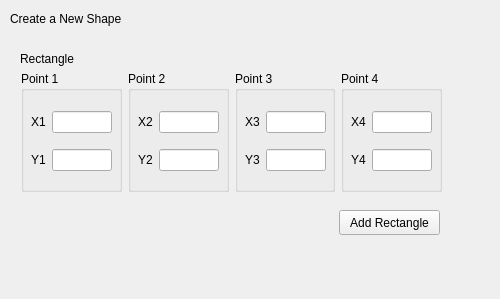
<?xml version="1.0" encoding="UTF-8"?>
<ui version="4.0">
 <class>NewShape</class>
 <widget class="QDialog" name="NewShape">
  <property name="geometry">
   <rect>
    <x>0</x>
    <y>0</y>
    <width>500</width>
    <height>299</height>
   </rect>
  </property>
  <property name="windowTitle">
   <string>Dialog</string>
  </property>
  <widget class="QLabel" name="label">
   <property name="geometry">
    <rect>
     <x>10</x>
     <y>10</y>
     <width>121</width>
     <height>17</height>
    </rect>
   </property>
   <property name="text">
    <string>Create a New Shape</string>
   </property>
  </widget>
  <widget class="QStackedWidget" name="stackedWidget">
   <property name="geometry">
    <rect>
     <x>10</x>
     <y>40</y>
     <width>481</width>
     <height>251</height>
    </rect>
   </property>
   <property name="currentIndex">
    <number>1</number>
   </property>
   <widget class="QWidget" name="pageLine">
    <widget class="QLabel" name="lineLabel">
     <property name="geometry">
      <rect>
       <x>10</x>
       <y>10</y>
       <width>54</width>
       <height>17</height>
      </rect>
     </property>
     <property name="text">
      <string>Line</string>
     </property>
    </widget>
    <widget class="QPushButton" name="addLine">
     <property name="geometry">
      <rect>
       <x>360</x>
       <y>190</y>
       <width>80</width>
       <height>25</height>
      </rect>
     </property>
     <property name="text">
      <string>Add Line</string>
     </property>
    </widget>
    <widget class="QWidget" name="layoutWidget">
     <property name="geometry">
      <rect>
       <x>10</x>
       <y>50</y>
       <width>451</width>
       <height>131</height>
      </rect>
     </property>
     <layout class="QHBoxLayout" name="shapeLocationLayout_line">
      <item>
       <widget class="QGroupBox" name="point1_line">
        <property name="title">
         <string>Point 1</string>
        </property>
        <widget class="QWidget" name="layoutWidget">
         <property name="geometry">
          <rect>
           <x>10</x>
           <y>30</y>
           <width>201</width>
           <height>81</height>
          </rect>
         </property>
         <layout class="QVBoxLayout" name="point1Layout_line">
          <item>
           <layout class="QHBoxLayout" name="x1Layout_line">
            <item>
             <widget class="QLabel" name="x1Label_line">
              <property name="text">
               <string>X1</string>
              </property>
             </widget>
            </item>
            <item>
             <widget class="QLineEdit" name="x1LineInput_line"/>
            </item>
           </layout>
          </item>
          <item>
           <layout class="QHBoxLayout" name="y1Layout_line">
            <item>
             <widget class="QLabel" name="y1Label_line">
              <property name="text">
               <string>Y1</string>
              </property>
             </widget>
            </item>
            <item>
             <widget class="QLineEdit" name="y1LineInput_line"/>
            </item>
           </layout>
          </item>
         </layout>
        </widget>
       </widget>
      </item>
      <item>
       <widget class="QGroupBox" name="point2_line">
        <property name="title">
         <string>Point 2</string>
        </property>
        <widget class="QWidget" name="layoutWidget">
         <property name="geometry">
          <rect>
           <x>10</x>
           <y>30</y>
           <width>201</width>
           <height>81</height>
          </rect>
         </property>
         <layout class="QVBoxLayout" name="point2Layout_line">
          <item>
           <layout class="QHBoxLayout" name="x2Layout_line">
            <item>
             <widget class="QLabel" name="x2Label_line">
              <property name="text">
               <string>X2</string>
              </property>
             </widget>
            </item>
            <item>
             <widget class="QLineEdit" name="x2LineInput_line"/>
            </item>
           </layout>
          </item>
          <item>
           <layout class="QHBoxLayout" name="y2Layout_line">
            <item>
             <widget class="QLabel" name="y2Label_line">
              <property name="text">
               <string>Y2</string>
              </property>
             </widget>
            </item>
            <item>
             <widget class="QLineEdit" name="y2LineInput_line"/>
            </item>
           </layout>
          </item>
         </layout>
        </widget>
        <zorder>layoutWidget</zorder>
        <zorder>point1_line</zorder>
       </widget>
      </item>
     </layout>
    </widget>
    <zorder>lineLabel</zorder>
    <zorder>addLine</zorder>
    <zorder>layoutWidget</zorder>
    <zorder>x1LineInput_line</zorder>
    <zorder>penColor</zorder>
    <zorder>penCap</zorder>
    <zorder>penStyle</zorder>
    <zorder>penJoin</zorder>
    <zorder>penWidth</zorder>
    <zorder>penWidthLabel</zorder>
   </widget>
   <widget class="QWidget" name="Rectangle">
    <widget class="QLabel" name="label_rect">
     <property name="geometry">
      <rect>
       <x>10</x>
       <y>10</y>
       <width>61</width>
       <height>17</height>
      </rect>
     </property>
     <property name="text">
      <string>Rectangle</string>
     </property>
    </widget>
    <widget class="QPushButton" name="addRectangle">
     <property name="geometry">
      <rect>
       <x>329</x>
       <y>170</y>
       <width>101</width>
       <height>25</height>
      </rect>
     </property>
     <property name="text">
      <string>Add Rectangle</string>
     </property>
    </widget>
    <widget class="QWidget" name="">
     <property name="geometry">
      <rect>
       <x>11</x>
       <y>31</y>
       <width>421</width>
       <height>121</height>
      </rect>
     </property>
     <layout class="QHBoxLayout" name="shapeLocationLayout_rect">
      <item>
       <widget class="QGroupBox" name="point1_rect">
        <property name="title">
         <string>Point 1</string>
        </property>
        <widget class="QWidget" name="layoutWidget_5">
         <property name="geometry">
          <rect>
           <x>10</x>
           <y>30</y>
           <width>81</width>
           <height>81</height>
          </rect>
         </property>
         <layout class="QVBoxLayout" name="point1Layout_rect">
          <item>
           <layout class="QHBoxLayout" name="x1Layout_rect">
            <item>
             <widget class="QLabel" name="x1Label_rect">
              <property name="text">
               <string>X1</string>
              </property>
             </widget>
            </item>
            <item>
             <widget class="QLineEdit" name="x1LineInput_rect"/>
            </item>
           </layout>
          </item>
          <item>
           <layout class="QHBoxLayout" name="y1Layout_rect">
            <item>
             <widget class="QLabel" name="y1Label_rect">
              <property name="text">
               <string>Y1</string>
              </property>
             </widget>
            </item>
            <item>
             <widget class="QLineEdit" name="y1LineInput_rect"/>
            </item>
           </layout>
          </item>
         </layout>
        </widget>
       </widget>
      </item>
      <item>
       <widget class="QGroupBox" name="point2_rect">
        <property name="title">
         <string>Point 2</string>
        </property>
        <widget class="QWidget" name="layoutWidget_6">
         <property name="geometry">
          <rect>
           <x>10</x>
           <y>30</y>
           <width>81</width>
           <height>81</height>
          </rect>
         </property>
         <layout class="QVBoxLayout" name="point2Layout_rect">
          <item>
           <layout class="QHBoxLayout" name="x2Layout_rect">
            <item>
             <widget class="QLabel" name="x2Label_rect">
              <property name="text">
               <string>X2</string>
              </property>
             </widget>
            </item>
            <item>
             <widget class="QLineEdit" name="x2LineInput_rect"/>
            </item>
           </layout>
          </item>
          <item>
           <layout class="QHBoxLayout" name="y2Layout_rect">
            <item>
             <widget class="QLabel" name="y2Label_rect">
              <property name="text">
               <string>Y2</string>
              </property>
             </widget>
            </item>
            <item>
             <widget class="QLineEdit" name="y2LineInput_rect"/>
            </item>
           </layout>
          </item>
         </layout>
        </widget>
        <zorder>layoutWidget_6</zorder>
        <zorder>point1_rect</zorder>
       </widget>
      </item>
      <item>
       <widget class="QGroupBox" name="point3_rect">
        <property name="title">
         <string>Point 3</string>
        </property>
        <widget class="QWidget" name="layoutWidget_8">
         <property name="geometry">
          <rect>
           <x>10</x>
           <y>30</y>
           <width>81</width>
           <height>81</height>
          </rect>
         </property>
         <layout class="QVBoxLayout" name="point3Layout_rect">
          <item>
           <layout class="QHBoxLayout" name="x3Layout_rect">
            <item>
             <widget class="QLabel" name="x3Label_rect">
              <property name="text">
               <string>X3</string>
              </property>
             </widget>
            </item>
            <item>
             <widget class="QLineEdit" name="x3LineInput_rect"/>
            </item>
           </layout>
          </item>
          <item>
           <layout class="QHBoxLayout" name="y3Layout_rect">
            <item>
             <widget class="QLabel" name="y3Label_rect">
              <property name="text">
               <string>Y3</string>
              </property>
             </widget>
            </item>
            <item>
             <widget class="QLineEdit" name="y3LineInput_rect"/>
            </item>
           </layout>
          </item>
         </layout>
        </widget>
       </widget>
      </item>
      <item>
       <widget class="QGroupBox" name="point4_rect">
        <property name="title">
         <string>Point 4</string>
        </property>
        <widget class="QWidget" name="layoutWidget_9">
         <property name="geometry">
          <rect>
           <x>10</x>
           <y>30</y>
           <width>81</width>
           <height>81</height>
          </rect>
         </property>
         <layout class="QVBoxLayout" name="point4Layout_rect">
          <item>
           <layout class="QHBoxLayout" name="x4Layout_rect">
            <item>
             <widget class="QLabel" name="x4Label_rect">
              <property name="text">
               <string>X4</string>
              </property>
             </widget>
            </item>
            <item>
             <widget class="QLineEdit" name="x4LineInput_rect"/>
            </item>
           </layout>
          </item>
          <item>
           <layout class="QHBoxLayout" name="y4Layout_rect">
            <item>
             <widget class="QLabel" name="y4Label_rect">
              <property name="text">
               <string>Y4</string>
              </property>
             </widget>
            </item>
            <item>
             <widget class="QLineEdit" name="y4LineInput_rect"/>
            </item>
           </layout>
          </item>
         </layout>
        </widget>
       </widget>
      </item>
     </layout>
    </widget>
   </widget>
  </widget>
 </widget>
 <resources/>
 <connections/>
</ui>
